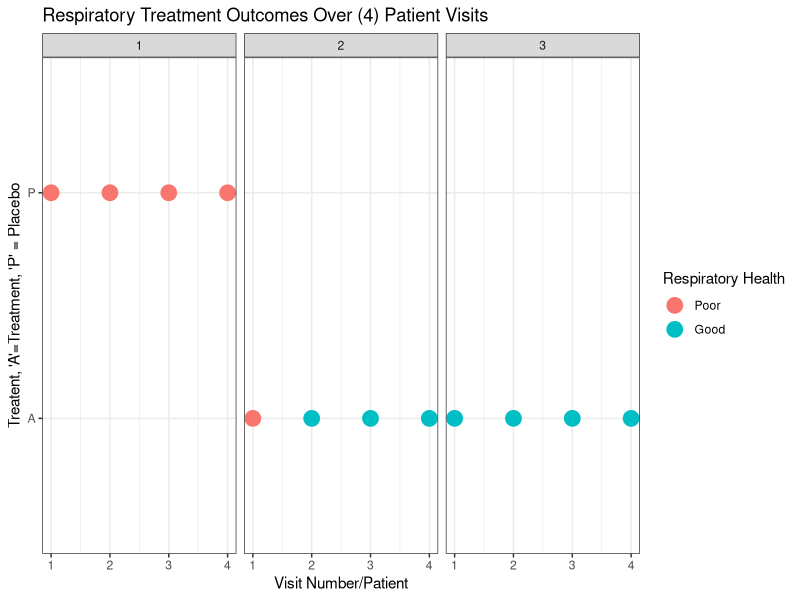

This chart was generated by the following R code:
## ---- chunk 1
# loading packages 
library(tidyverse)
library(knitr)
library(geepack)
library(lme4)   # For fitting linear mixed models
library(glmmTMB)  # For fitting GLMMs with different distributions


# Load Data
data(respiratory)

displayData <- respiratory[respiratory$id < 4,]
displayData <- displayData[displayData$center == 2,]

library(ggplot2)
ggplot(displayData, aes(x=visit, y=treat, color=factor(outcome))) +
  geom_point(size=5) +
  scale_x_continuous(breaks=c(1,2,3,4)) +
  scale_color_discrete("Respiratory Health",labels=c("Poor","Good")) +
  facet_grid(.~id) +
  labs(x = "Visit Number/Patient", y = "Treatent, 'A'=Treatment, 'P' = Placebo",title = "Respiratory Treatment Outcomes Over (4) Patient Visits")+
  theme_bw()



## ---- chunk 2
# GLM Model
glm_example <- glm(outcome ~ center + treat + age + baseline + sex, data=respiratory,                
          family = binomial())

summary(glm_example)
## ---- chunk 3
# GLMM Model
glmm_example <- glmmTMB(outcome ~ center + treat + age + baseline + sex + (1 | id),
                 data = respiratory, family = binomial())

summary(glmm_example)

## ---- chunk 4
# GEE with independence correlation structure
gee_independence <- geeglm(outcome ~ center + treat + age + baseline + sex, data=respiratory, id=id, 
                  family = binomial(), corstr="independence")

# GEE with exchangeable correlation structure
gee_exchangeable <- geeglm(outcome ~ center + treat + age + baseline + sex, data=respiratory, id=id, 
                  family = binomial(), corstr="exchangeable")

# GEE with unstructured correlation structure
gee_unstructured <- geeglm(outcome ~ center + treat + age + baseline + sex, data=respiratory, id=id, 
                  family = binomial(), corstr="unstructured")

# GEE with Auto-Regressive Order 1 correlation structure
gee_ar1 <- geeglm(outcome ~ center + treat + age + baseline, data=respiratory, id=id, 
                  family = binomial(), corstr="ar1")  


# Displays table of QIC between all 4 different types of GEE models with different
# correlation structure
QIC(gee_independence, gee_exchangeable, gee_unstructured, gee_ar1)
